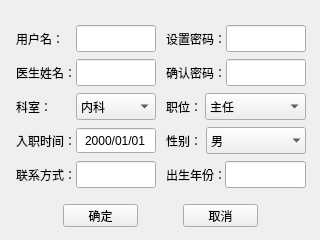
<?xml version="1.0" encoding="UTF-8"?>
<ui version="4.0">
 <class>DoctorRegisterView</class>
 <widget class="QWidget" name="DoctorRegisterView">
  <property name="geometry">
   <rect>
    <x>0</x>
    <y>0</y>
    <width>320</width>
    <height>240</height>
   </rect>
  </property>
  <property name="windowTitle">
   <string>Form</string>
  </property>
  <property name="styleSheet">
   <string notr="true"/>
  </property>
  <widget class="QLabel" name="label_4">
   <property name="geometry">
    <rect>
     <x>16</x>
     <y>59</y>
     <width>60</width>
     <height>27</height>
    </rect>
   </property>
   <property name="text">
    <string>医生姓名：</string>
   </property>
  </widget>
  <widget class="QLabel" name="label_12">
   <property name="geometry">
    <rect>
     <x>166</x>
     <y>25</y>
     <width>60</width>
     <height>27</height>
    </rect>
   </property>
   <property name="text">
    <string>设置密码：</string>
   </property>
  </widget>
  <widget class="QLabel" name="label_8">
   <property name="geometry">
    <rect>
     <x>16</x>
     <y>161</y>
     <width>60</width>
     <height>27</height>
    </rect>
   </property>
   <property name="text">
    <string>联系方式：</string>
   </property>
  </widget>
  <widget class="QDateEdit" name="dateEdit">
   <property name="geometry">
    <rect>
     <x>76</x>
     <y>127</y>
     <width>80</width>
     <height>27</height>
    </rect>
   </property>
   <property name="alignment">
    <set>Qt::AlignCenter</set>
   </property>
   <property name="buttonSymbols">
    <enum>QAbstractSpinBox::NoButtons</enum>
   </property>
   <property name="displayFormat">
    <string>yyyy/MM/dd</string>
   </property>
  </widget>
  <widget class="QLabel" name="label_7">
   <property name="geometry">
    <rect>
     <x>16</x>
     <y>127</y>
     <width>60</width>
     <height>27</height>
    </rect>
   </property>
   <property name="text">
    <string>入职时间：</string>
   </property>
  </widget>
  <widget class="QLabel" name="label_14">
   <property name="geometry">
    <rect>
     <x>166</x>
     <y>161</y>
     <width>61</width>
     <height>27</height>
    </rect>
   </property>
   <property name="text">
    <string>出生年份：</string>
   </property>
  </widget>
  <widget class="QLabel" name="label_3">
   <property name="geometry">
    <rect>
     <x>166</x>
     <y>59</y>
     <width>60</width>
     <height>27</height>
    </rect>
   </property>
   <property name="text">
    <string>确认密码：</string>
   </property>
  </widget>
  <widget class="QLineEdit" name="password">
   <property name="geometry">
    <rect>
     <x>226</x>
     <y>25</y>
     <width>80</width>
     <height>27</height>
    </rect>
   </property>
   <property name="echoMode">
    <enum>QLineEdit::Password</enum>
   </property>
  </widget>
  <widget class="QLabel" name="label_6">
   <property name="geometry">
    <rect>
     <x>16</x>
     <y>93</y>
     <width>60</width>
     <height>27</height>
    </rect>
   </property>
   <property name="text">
    <string>科室：</string>
   </property>
  </widget>
  <widget class="QComboBox" name="sex">
   <property name="geometry">
    <rect>
     <x>206</x>
     <y>127</y>
     <width>100</width>
     <height>27</height>
    </rect>
   </property>
   <property name="autoFillBackground">
    <bool>false</bool>
   </property>
   <property name="styleSheet">
    <string notr="true"/>
   </property>
   <property name="insertPolicy">
    <enum>QComboBox::NoInsert</enum>
   </property>
   <property name="frame">
    <bool>false</bool>
   </property>
   <item>
    <property name="text">
     <string>男</string>
    </property>
   </item>
   <item>
    <property name="text">
     <string>女</string>
    </property>
   </item>
  </widget>
  <widget class="QLineEdit" name="name">
   <property name="geometry">
    <rect>
     <x>76</x>
     <y>59</y>
     <width>80</width>
     <height>27</height>
    </rect>
   </property>
  </widget>
  <widget class="QLineEdit" name="username">
   <property name="geometry">
    <rect>
     <x>76</x>
     <y>25</y>
     <width>80</width>
     <height>27</height>
    </rect>
   </property>
   <property name="styleSheet">
    <string notr="true"/>
   </property>
   <property name="echoMode">
    <enum>QLineEdit::Normal</enum>
   </property>
  </widget>
  <widget class="QComboBox" name="position">
   <property name="geometry">
    <rect>
     <x>205</x>
     <y>93</y>
     <width>101</width>
     <height>27</height>
    </rect>
   </property>
   <item>
    <property name="text">
     <string>主任</string>
    </property>
   </item>
   <item>
    <property name="text">
     <string>副主任</string>
    </property>
   </item>
   <item>
    <property name="text">
     <string>主治医师</string>
    </property>
   </item>
   <item>
    <property name="text">
     <string>医师</string>
    </property>
   </item>
   <item>
    <property name="text">
     <string>助理医师</string>
    </property>
   </item>
   <item>
    <property name="text">
     <string>实习生</string>
    </property>
   </item>
  </widget>
  <widget class="QLabel" name="label_5">
   <property name="geometry">
    <rect>
     <x>166</x>
     <y>127</y>
     <width>40</width>
     <height>27</height>
    </rect>
   </property>
   <property name="text">
    <string>性别：</string>
   </property>
  </widget>
  <widget class="QLabel" name="label_13">
   <property name="geometry">
    <rect>
     <x>16</x>
     <y>25</y>
     <width>60</width>
     <height>27</height>
    </rect>
   </property>
   <property name="styleSheet">
    <string notr="true"/>
   </property>
   <property name="text">
    <string>用户名：</string>
   </property>
  </widget>
  <widget class="QLineEdit" name="phoneNo">
   <property name="geometry">
    <rect>
     <x>76</x>
     <y>161</y>
     <width>80</width>
     <height>27</height>
    </rect>
   </property>
  </widget>
  <widget class="QLineEdit" name="bornYear">
   <property name="geometry">
    <rect>
     <x>225</x>
     <y>161</y>
     <width>81</width>
     <height>27</height>
    </rect>
   </property>
  </widget>
  <widget class="QComboBox" name="office">
   <property name="geometry">
    <rect>
     <x>76</x>
     <y>93</y>
     <width>80</width>
     <height>27</height>
    </rect>
   </property>
   <item>
    <property name="text">
     <string>内科</string>
    </property>
   </item>
   <item>
    <property name="text">
     <string>外科</string>
    </property>
   </item>
   <item>
    <property name="text">
     <string>妇产科</string>
    </property>
   </item>
   <item>
    <property name="text">
     <string>儿科</string>
    </property>
   </item>
   <item>
    <property name="text">
     <string>皮肤性病科</string>
    </property>
   </item>
   <item>
    <property name="text">
     <string>精神心理科</string>
    </property>
   </item>
   <item>
    <property name="text">
     <string>其他</string>
    </property>
   </item>
  </widget>
  <widget class="QLineEdit" name="confirm_password">
   <property name="geometry">
    <rect>
     <x>226</x>
     <y>59</y>
     <width>80</width>
     <height>27</height>
    </rect>
   </property>
   <property name="echoMode">
    <enum>QLineEdit::Password</enum>
   </property>
  </widget>
  <widget class="QPushButton" name="confirm">
   <property name="geometry">
    <rect>
     <x>63</x>
     <y>204</y>
     <width>75</width>
     <height>23</height>
    </rect>
   </property>
   <property name="text">
    <string>确定</string>
   </property>
  </widget>
  <widget class="QPushButton" name="cancel">
   <property name="geometry">
    <rect>
     <x>183</x>
     <y>204</y>
     <width>75</width>
     <height>23</height>
    </rect>
   </property>
   <property name="text">
    <string>取消</string>
   </property>
  </widget>
  <widget class="QLabel" name="label_9">
   <property name="geometry">
    <rect>
     <x>166</x>
     <y>93</y>
     <width>41</width>
     <height>27</height>
    </rect>
   </property>
   <property name="text">
    <string>职位：</string>
   </property>
  </widget>
 </widget>
 <tabstops>
  <tabstop>username</tabstop>
  <tabstop>password</tabstop>
  <tabstop>confirm_password</tabstop>
  <tabstop>name</tabstop>
  <tabstop>office</tabstop>
  <tabstop>position</tabstop>
  <tabstop>dateEdit</tabstop>
  <tabstop>sex</tabstop>
  <tabstop>phoneNo</tabstop>
  <tabstop>bornYear</tabstop>
  <tabstop>confirm</tabstop>
  <tabstop>cancel</tabstop>
 </tabstops>
 <resources/>
 <connections/>
</ui>
